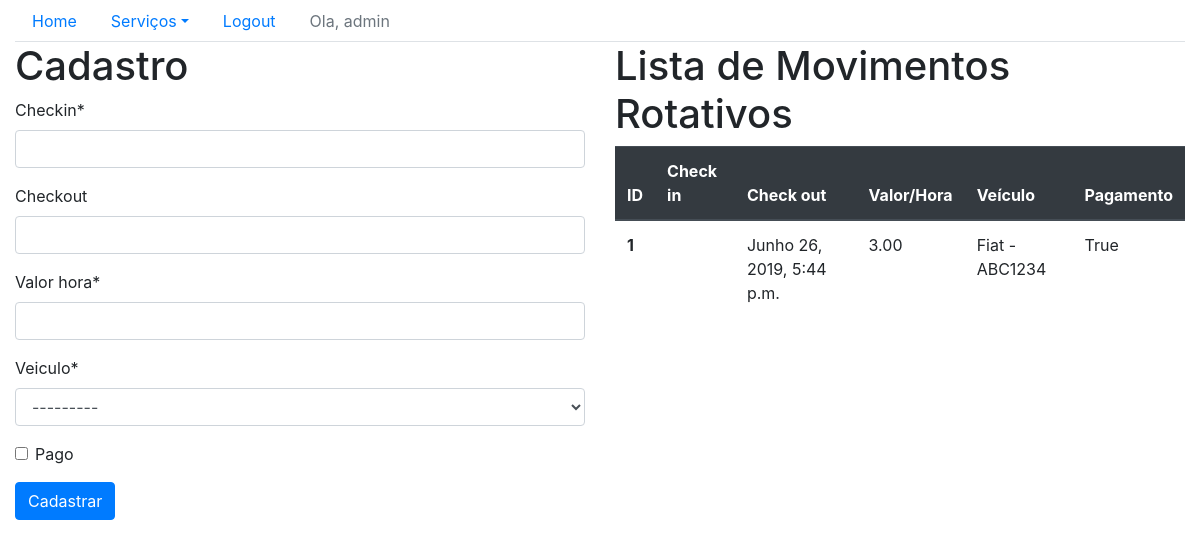
/sistema/mov-rot/ (signed in), run on an earlier commit of the app's database.
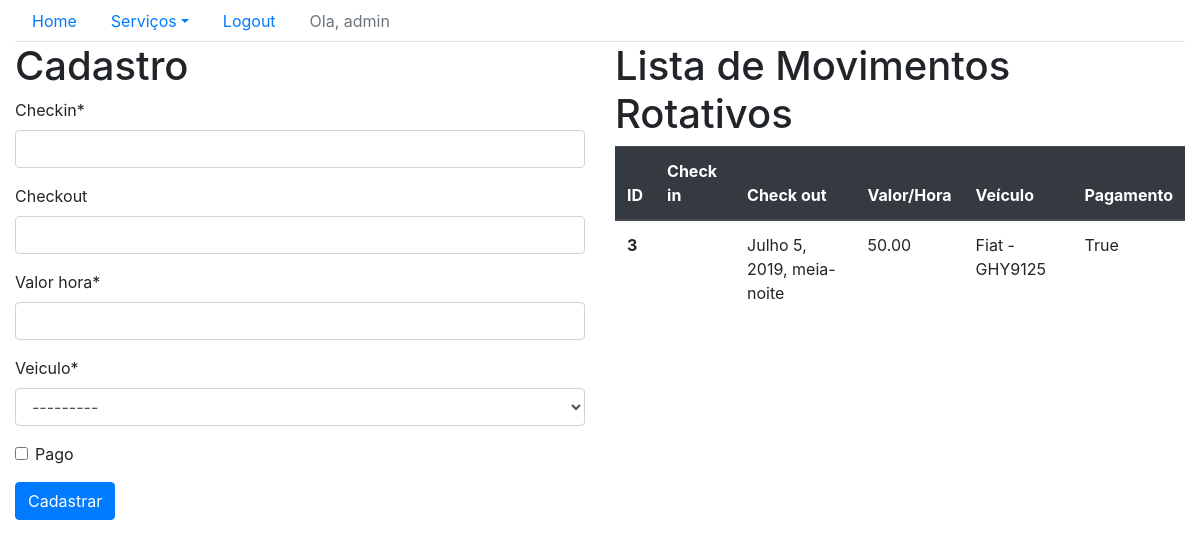
And on a later commit of the database.
### core/models.py (models this page shows, shortened)
class MovRotativo(models.Model):
    checkin = models.DateTimeField(auto_now=False)
    checkout = models.DateTimeField(auto_now=False, blank=True, null=True)
    valor_hora = models.DecimalField(max_digits=5, decimal_places=2)
    veiculo = models.ForeignKey("Veiculo", on_delete=models.CASCADE)
    pago = models.BooleanField(default=False)

class Veiculo(models.Model):
    marca = models.ForeignKey('Marca', on_delete=models.CASCADE)
    placa = models.CharField(max_length=7)
    proprietario = models.ForeignKey('Pessoa', on_delete=models.CASCADE)
    cor = models.CharField(max_length=15)
    observacoes = models.TextField()
    def __str__(self):
        return self.marca.nome + ' - ' + self.placa

class Marca(models.Model):
    nome = models.CharField(max_length=50)

### core/views.py (the view)
# urls.py: path('mov-rot/', lista_movrotativos, name='core_lista_movrotativos'),
@login_required
def lista_movrotativos(request):
    mov_rot = MovRotativo.objects.all()
    form = MovRotativoForm()
    data = {'mov_rot': mov_rot, 'form' : form}
    return render(request, 'core/lista_movrotativos.html', data)

### core/forms.py
class MovRotativoForm(ModelForm):
    class Meta:
        model = MovRotativo
        fields = ('__all__')

### core/templates/core/lista_movrotativos.html (shortened to what this page needs)
{% extends 'base.html'%}
{% load crispy_forms_tags %}
{% block main %}
    <div class="row">
        <div class="col-sm-6">
            <h1>Cadastro</h1>
            <form action="{% url 'core_movrotativo_novo'%}" method="post">
                {{form|crispy}}
                <button type="submit" class="btn btn-primary">Cadastrar</button>
            </form>
        </div>
        <div class="col-sm-6">
            <h1>Lista de Movimentos Rotativos</h1>
            <table class="table table-hover">
                <thead class="thead-dark">
                    <tr>
                        <th scope="col">ID</th>
                        <th scope="col">Check in</th>
                        <th scope="col">Check out</th>
                        <th scope="col">Valor/Hora</th>
                        <th scope="col">Veículo</th>
                        <th scope="col">Pagamento</th>
                    </tr>
                </thead>
                {% for mov in mov_rot %}
                     <tbody>
                        <tr class="table-row"data-href="{% url 'core_movrotativo_update' mov.id %}">
                                <th scope="row">{{mov.id}}</th>
                                <td>{{mov.mensalista.checkin}}</td>
                                <td>{{mov.checkout}}</td>
                                <td>{{mov.valor_hora}}</td>
                                <td>{{mov.veiculo}}</td>
                                <td>{{mov.pago}}</td>
                        </tr>
                    </tbody>
                {% endfor %}
            </table>
        </div>
    </div>
    {% endblock main %}

What changed in the data, as far as the page shows it:
removed MovRotativo: id "1", checkout "Junho 26, 2019, 5:44 p.m.", valor_hora "3.00", veiculo "Fiat - ABC1234", pago "True"
added MovRotativo: id "3", checkout "Julho 5, 2019, meia-noite", valor_hora "50.00", veiculo "Fiat - GHY9125", pago "True"
